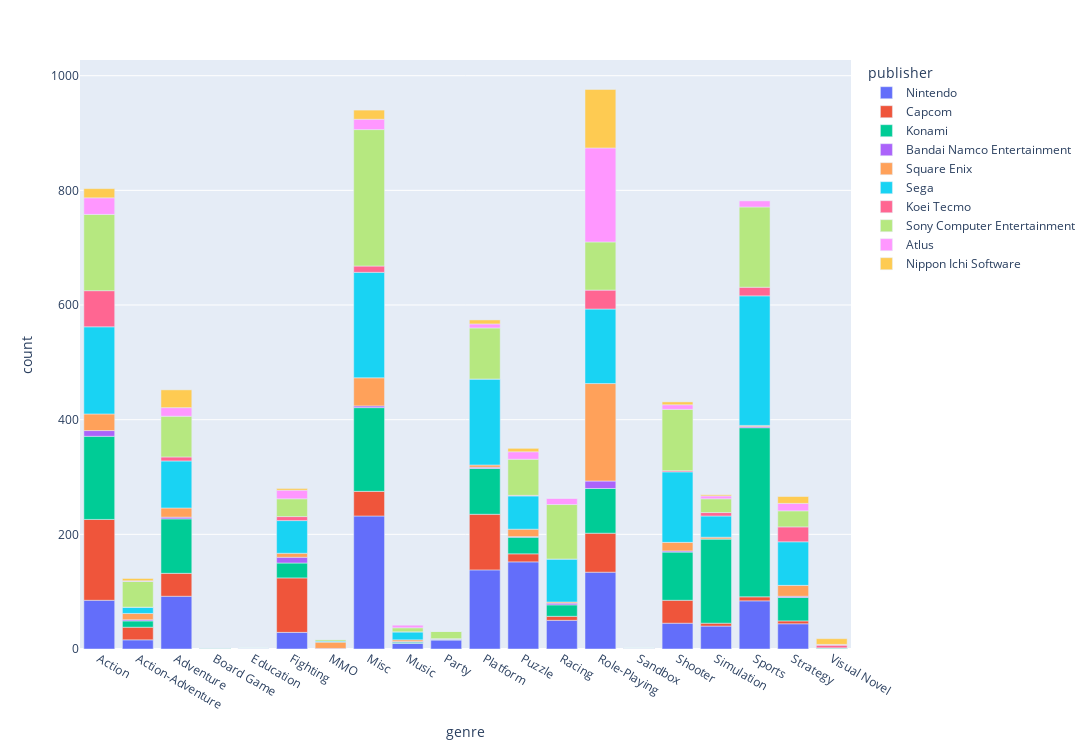

Write notebook code for a chart like this one.
### Code cell
fig = px.bar(df_genres_per_jp_publusher_melted_for_plot, x='genre', y='count', color='publisher', height=750, width=1920)
fig.show()

### Figure 1 — Plotly figure (JSON) as saved in the notebook; plotly's stock layout.template omitted (floating-point values rounded to 4 significant figures)
{"data": [{"alignmentgroup": "True", "hovertemplate": "publisher=Nintendo<br>genre=%{x}<br>count=%{y}<extra></extra>", "legendgroup": "Nintendo", "marker": {"color": "#636efa", "pattern": {"shape": ""}}, "name": "Nintendo", "offsetgroup": "Nintendo", "orientation": "v", "showlegend": true, "textposition": "auto", "type": "bar", "x": ["Action", "Action-Adventure", "Adventure", "Board Game", "Education", "Fighting", "MMO", "Misc", "Music", "Party", "Platform", "Puzzle", "Racing", "Role-Playing", "Sandbox", "Shooter", "Simulation", "Sports", "Strategy", "Visual Novel"], "xaxis": "x", "y": [85, 16, 92, 0, 1, 29, 0, 232, 10, 16, 138, 152, 50, 134, 0, 45, 40, 84, 44, 0], "yaxis": "y"}, {"alignmentgroup": "True", "hovertemplate": "publisher=Capcom<br>genre=%{x}<br>count=%{y}<extra></extra>", "legendgroup": "Capcom", "marker": {"color": "#EF553B", "pattern": {"shape": ""}}, "name": "Capcom", "offsetgroup": "Capcom", "orientation": "v", "showlegend": true, "textposition": "auto", "type": "bar", "x": ["Action", "Action-Adventure", "Adventure", "Board Game", "Education", "Fighting", "MMO", "Misc", "Music", "Party", "Platform", "Puzzle", "Racing", "Role-Playing", "Sandbox", "Shooter", "Simulation", "Sports", "Strategy", "Visual Novel"], "xaxis": "x", "y": [141, 22, 40, 0, 0, 95, 0, 43, 0, 0, 97, 14, 7, 68, 0, 40, 5, 7, 5, 0], "yaxis": "y"}, {"alignmentgroup": "True", "hovertemplate": "publisher=Konami<br>genre=%{x}<br>count=%{y}<extra></extra>", "legendgroup": "Konami", "marker": {"color": "#00cc96", "pattern": {"shape": ""}}, "name": "Konami", "offsetgroup": "Konami", "orientation": "v", "showlegend": true, "textposition": "auto", "type": "bar", "x": ["Action", "Action-Adventure", "Adventure", "Board Game", "Education", "Fighting", "MMO", "Misc", "Music", "Party", "Platform", "Puzzle", "Racing", "Role-Playing", "Sandbox", "Shooter", "Simulation", "Sports", "Strategy", "Visual Novel"], "xaxis": "x", "y": [145, 11, 95, 2, 0, 26, 0, 146, 2, 1, 80, 29, 20, 78, 0, 84, 147, 295, 41, 2], "yaxis": "y"}, {"alignmentgroup": "True", "hovertemplate": "publisher=Bandai Namco Entertainment<br>genre=%{x}<br>count=%{y}<extra></extra>", "legendgroup": "Bandai Namco Entertainment", "marker": {"color": "#ab63fa", "pattern": {"shape": ""}}, "name": "Bandai Namco Entertainment", "offsetgroup": "Bandai Namco Entertainment", "orientation": "v", "showlegend": true, "textposition": "auto", "type": "bar", "x": ["Action", "Action-Adventure", "Adventure", "Board Game", "Education", "Fighting", "MMO", "Misc", "Music", "Party", "Platform", "Puzzle", "Racing", "Role-Playing", "Sandbox", "Shooter", "Simulation", "Sports", "Strategy", "Visual Novel"], "xaxis": "x", "y": [10, 2, 3, 0, 0, 10, 1, 3, 1, 1, 2, 1, 3, 13, 0, 2, 0, 2, 2, 0], "yaxis": "y"}, {"alignmentgroup": "True", "hovertemplate": "publisher=Square Enix<br>genre=%{x}<br>count=%{y}<extra></extra>", "legendgroup": "Square Enix", "marker": {"color": "#FFA15A", "pattern": {"shape": ""}}, "name": "Square Enix", "offsetgroup": "Square Enix", "orientation": "v", "showlegend": true, "textposition": "auto", "type": "bar", "x": ["Action", "Action-Adventure", "Adventure", "Board Game", "Education", "Fighting", "MMO", "Misc", "Music", "Party", "Platform", "Puzzle", "Racing", "Role-Playing", "Sandbox", "Shooter", "Simulation", "Sports", "Strategy", "Visual Novel"], "xaxis": "x", "y": [29, 11, 16, 0, 0, 7, 11, 49, 3, 0, 4, 13, 2, 170, 1, 15, 3, 2, 19, 0], "yaxis": "y"}, {"alignmentgroup": "True", "hovertemplate": "publisher=Sega<br>genre=%{x}<br>count=%{y}<extra></extra>", "legendgroup": "Sega", "marker": {"color": "#19d3f3", "pattern": {"shape": ""}}, "name": "Sega", "offsetgroup": "Sega", "orientation": "v", "showlegend": true, "textposition": "auto", "type": "bar", "x": ["Action", "Action-Adventure", "Adventure", "Board Game", "Education", "Fighting", "MMO", "Misc", "Music", "Party", "Platform", "Puzzle", "Racing", "Role-Playing", "Sandbox", "Shooter", "Simulation", "Sports", "Strategy", "Visual Novel"], "xaxis": "x", "y": [152, 11, 82, 0, 0, 57, 2, 184, 14, 0, 150, 58, 75, 130, 0, 123, 37, 226, 76, 0], "yaxis": "y"}, {"alignmentgroup": "True", "hovertemplate": "publisher=Koei Tecmo<br>genre=%{x}<br>count=%{y}<extra></extra>", "legendgroup": "Koei Tecmo", "marker": {"color": "#FF6692", "pattern": {"shape": ""}}, "name": "Koei Tecmo", "offsetgroup": "Koei Tecmo", "orientation": "v", "showlegend": true, "textposition": "auto", "type": "bar", "x": ["Action", "Action-Adventure", "Adventure", "Board Game", "Education", "Fighting", "MMO", "Misc", "Music", "Party", "Platform", "Puzzle", "Racing", "Role-Playing", "Sandbox", "Shooter", "Simulation", "Sports", "Strategy", "Visual Novel"], "xaxis": "x", "y": [63, 0, 7, 0, 0, 7, 0, 11, 0, 0, 0, 1, 0, 33, 0, 2, 6, 15, 26, 5], "yaxis": "y"}, {"alignmentgroup": "True", "hovertemplate": "publisher=Sony Computer Entertainment<br>genre=%{x}<br>count=%{y}<extra></extra>", "legendgroup": "Sony Computer Entertainment", "marker": {"color": "#B6E880", "pattern": {"shape": ""}}, "name": "Sony Computer Entertainment", "offsetgroup": "Sony Computer Entertainment", "orientation": "v", "showlegend": true, "textposition": "auto", "type": "bar", "x": ["Action", "Action-Adventure", "Adventure", "Board Game", "Education", "Fighting", "MMO", "Misc", "Music", "Party", "Platform", "Puzzle", "Racing", "Role-Playing", "Sandbox", "Shooter", "Simulation", "Sports", "Strategy", "Visual Novel"], "xaxis": "x", "y": [133, 45, 71, 0, 0, 31, 3, 238, 7, 13, 89, 63, 95, 84, 0, 107, 24, 140, 28, 0], "yaxis": "y"}, {"alignmentgroup": "True", "hovertemplate": "publisher=Atlus<br>genre=%{x}<br>count=%{y}<extra></extra>", "legendgroup": "Atlus", "marker": {"color": "#FF97FF", "pattern": {"shape": ""}}, "name": "Atlus", "offsetgroup": "Atlus", "orientation": "v", "showlegend": true, "textposition": "auto", "type": "bar", "x": ["Action", "Action-Adventure", "Adventure", "Board Game", "Education", "Fighting", "MMO", "Misc", "Music", "Party", "Platform", "Puzzle", "Racing", "Role-Playing", "Sandbox", "Shooter", "Simulation", "Sports", "Strategy", "Visual Novel"], "xaxis": "x", "y": [29, 1, 15, 0, 0, 15, 0, 18, 5, 0, 7, 13, 11, 164, 0, 8, 5, 11, 13, 1], "yaxis": "y"}, {"alignmentgroup": "True", "hovertemplate": "publisher=Nippon Ichi Software<br>genre=%{x}<br>count=%{y}<extra></extra>", "legendgroup": "Nippon Ichi Software", "marker": {"color": "#FECB52", "pattern": {"shape": ""}}, "name": "Nippon Ichi Software", "offsetgroup": "Nippon Ichi Software", "orientation": "v", "showlegend": true, "textposition": "auto", "type": "bar", "x": ["Action", "Action-Adventure", "Adventure", "Board Game", "Education", "Fighting", "MMO", "Misc", "Music", "Party", "Platform", "Puzzle", "Racing", "Role-Playing", "Sandbox", "Shooter", "Simulation", "Sports", "Strategy", "Visual Novel"], "xaxis": "x", "y": [16, 4, 31, 0, 0, 3, 0, 16, 0, 0, 7, 6, 0, 102, 0, 5, 2, 0, 12, 10], "yaxis": "y"}], "layout": {"barmode": "relative", "height": 750, "legend": {"title": {"text": "publisher"}, "tracegroupgap": 0}, "margin": {"t": 60}, "width": 1920, "xaxis": {"anchor": "y", "domain": [0, 1], "title": {"text": "genre"}}, "yaxis": {"anchor": "x", "domain": [0, 1], "title": {"text": "count"}}}}
